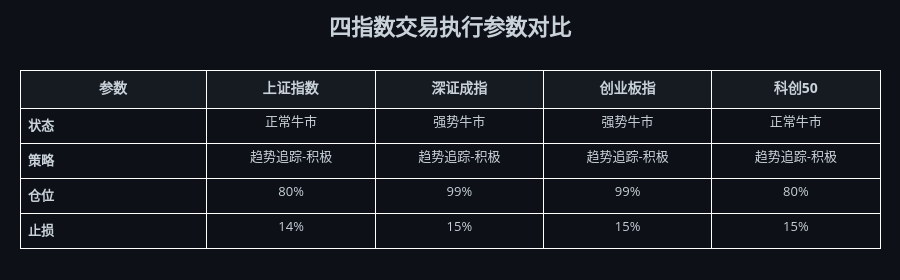

The notebook cell saved with this chart:
### Markdown cell above
---

## 7️⃣ 下游操作参数

供选股、仓位管理、风控等下游环节使用。

### Code cell
# 操作参数对比表
fig_params = plot_multi_params_table(
    params_dict, 
    title='四指数交易执行参数对比'
)
fig_params.show()

### Figure 1 — Plotly figure (JSON) as saved in the notebook; plotly's stock layout.template omitted (floating-point values rounded to 4 significant figures)
{"data": [{"cells": {"align": ["left", "center", "center", "center", "center"], "fill": {"color": "#0d1117"}, "font": {"color": "#c9d1d9", "size": 13}, "height": 35, "values": [["<b>状态</b>", "<b>策略</b>", "<b>仓位</b>", "<b>止损</b>"], ["正常牛市", "趋势追踪-积极", "80%", "14%"], ["强势牛市", "趋势追踪-积极", "99%", "15%"], ["强势牛市", "趋势追踪-积极", "99%", "15%"], ["正常牛市", "趋势追踪-积极", "80%", "15%"]]}, "columnwidth": [100, 90, 90, 90, 90], "header": {"align": "center", "fill": {"color": "#161b22"}, "font": {"color": "#c9d1d9", "size": 14}, "height": 38, "values": ["<b>参数</b>", "<b>上证指数</b>", "<b>深证成指</b>", "<b>创业板指</b>", "<b>科创50</b>"]}, "type": "table"}], "layout": {"height": 280, "margin": {"b": 20, "l": 20, "r": 20, "t": 70}, "paper_bgcolor": "#0d1117", "title": {"font": {"color": "#c9d1d9", "size": 22}, "text": "<b>四指数交易执行参数对比</b>", "x": 0.5}}}
